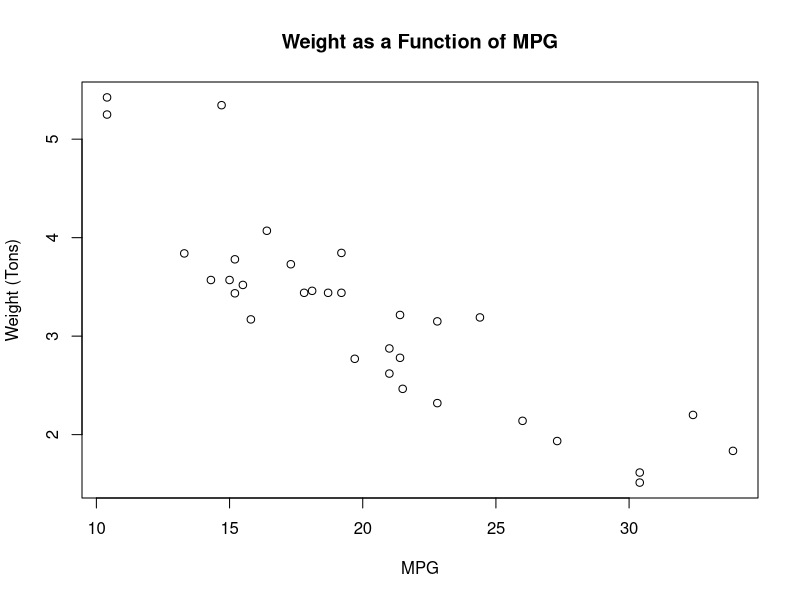
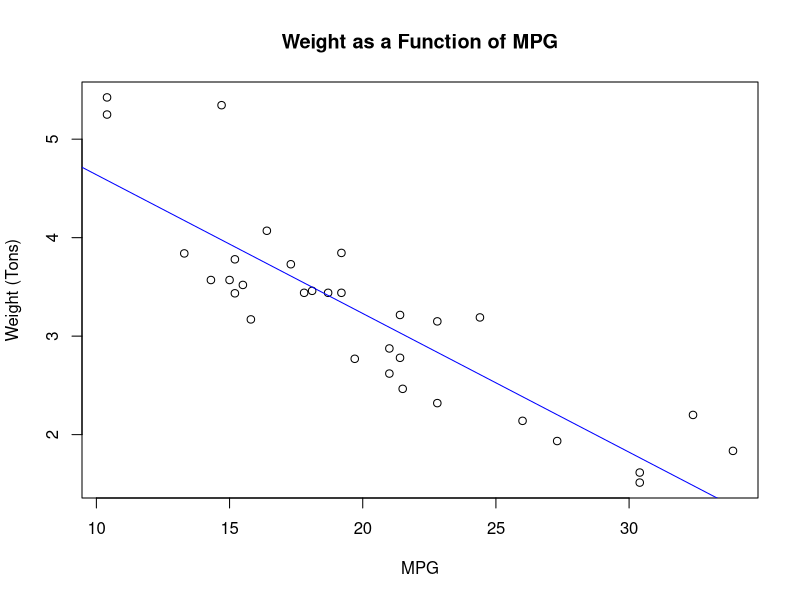

The R script that drew these images, in order:
## ---- chunk 1
knitr::opts_chunk$set(echo = FALSE)
## ---- chunk 2
data(mtcars)
plot(mtcars$mpg, mtcars$wt, xlab = "MPG", ylab = "Weight (Tons)", main = "Weight as a Function of MPG")
## ---- chunk 3
data(mtcars)
plot(mtcars$mpg, mtcars$wt, xlab = "MPG", ylab = "Weight (Tons)", main = "Weight as a Function of MPG")
abline(lm(mtcars$wt ~ mtcars$mpg), col="blue")
